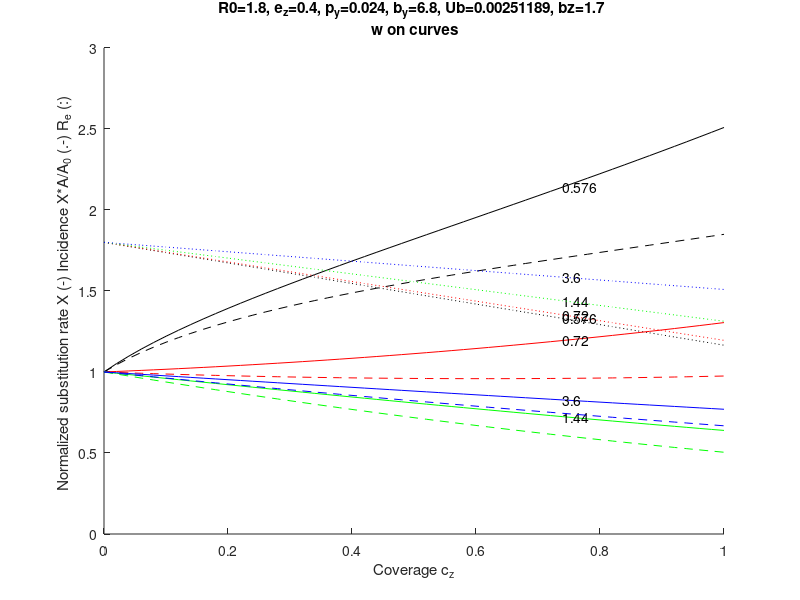

MATLAB code for this plot:
% Red Queen vaccine effect, last vaccination only, vaccine coordinate right at peak
% for a given width of peak

%% Parameters
R0=1.8;        % basic reproduction number without vaccine
ez=0.4;        % vaccine max. efficacy
py=0.024;       % susceptivility to homologous strain
by=6.8; %1.7;%2.0;  % K(u) scale, best fit for half-Gaussian distribution s
w0=0.72;            % SD of infected peak, approximate from the best-fit without vaccine
Ub=10^(-2.6);       % total mutation rate, best fit for half-Gaussian distribution s                    

du=0.05;
u=0:du:100; %10000;      % antigenic coordinates (denoted -u)
% natural immunity transmission rate

K=(1+(1-py)/py*exp(-u/by)).^(-1);   % eq. 8
Kder=(1-py)/py/by*exp(-u/by).*(1+(1-py)/py*exp(-u/by)).^(-2);  
cz=0:0.02:1; %  coverage 

%% loop in vaccine breadth b_z
kcol=0;
col='krgbkrgb';
%for bz=[200 6 1.7 1] 
%for U=Ub*[1 2 5 10]
bz=1.7;
U=Ub;
for w=w0*[0.8 1 2 5]
    kcol=kcol+1;
    Kz=(1+ez/(1-ez)*exp(-u/bz)).^(-1);  % eq. 10
    Kzder=ez/(1-ez)/bz*exp(-u/bz).*(1+ez/(1-ez)*exp(-u/bz)).^(-2);
% reproduction number
    Re=R0*(1-cz*sqrt(2/pi)/w*du*sum(exp(-u.^2/2/w^2).*(1-Kz)));  % eq. S37

%% recovered normalization, sigma component from immunity to natural infection
    AA=zeros(size(cz));sigma1=zeros(size(cz));
    for k=1:length(cz)
% Recovered individual density  
        Anew=1; A=77; i=0;
        while abs(A/Anew-1)>1e-5 && i<100
            i=i+1; A=Anew;
            r=exp(-A*Re(k)*du*cumsum(K));  % eq. S5, denoted s
            totalr=sum(r)*du; 
            Anew=1/totalr;
        end
        r=A*r;
        AA(k)=A; 
% Selection coefficient from natural infections but with reduced Re
        sigma1(k)=Re(k)*du*sum(Kder.*r); % eq. S7, first term
%     Norm(k)=sum(r)*du;
    end % loop in cz
    sigma0=sigma1(1);   % sigma without vaccine
    A0=AA(1);           % normalization factor without vaccine

%% Finding X = sigma/sigma0 by iteration 
    XX=zeros(1,length(cz));
    beta0=1/w^6*U/6/sigma0; % eq. S41
    for k=1:length(cz)
        Xnew=1; X=77; i=0; 
        while abs(X/Xnew-1) > 1e-5 && i < 100
            X=Xnew; i=i+1;
            beta=beta0/X;
            Re_der=R0*cz(k)*sqrt(2/pi)*beta/w^2*du*sum(exp(-u.^2/2/w^2).*Kzder); % eq. S42
            Xnew = (sigma1(k) + Re_der/Re(k))/sigma0; % eq. S7 
        end % iteration
        XX(k)=Xnew;
    end % loop in cz
% relative incidence
    incid = XX.*AA/A0; 

    figure(1)
    ii=1:length(Re);%find(R0 > 1);
    plot(cz(ii), XX(ii), [col(kcol),'-'], cz(ii), incid(ii), [col(kcol),'--'])
    text(cz(round(3*end/4)),XX(round(3*end/4)),sprintf('%g', w));%bz))
    text(cz(round(3*end/4)),Re(round(3*end/4)),sprintf('%g', w));%bz))
    hold on
    plot(cz(ii), Re(ii), [col(kcol),':'])
    axis([0 1 0 3])
    xlabel('Coverage c_z')
    ylabel('Normalized substitution rate X (-) Incidence X*A/A_0 (.-) R_e (:) ')
%     title(sprintf('R0=%g, e_z=%g, p_y=%g, b_y=%g, w=%g, Ub+Ud=%g \n b_z on curves',R0,ez,py,by,w,U ))
%     title(sprintf('R0=%g, e_z=%g, p_y=%g, b_y=%g, w=%g, bz=%g \n U/Ub on curves',R0,ez,py,by,w,bz ))
     title(sprintf('R0=%g, e_z=%g, p_y=%g, b_y=%g, Ub=%g, bz=%g \n w on curves',R0,ez,py,by,U,bz ))
end % loop 
box off



    

